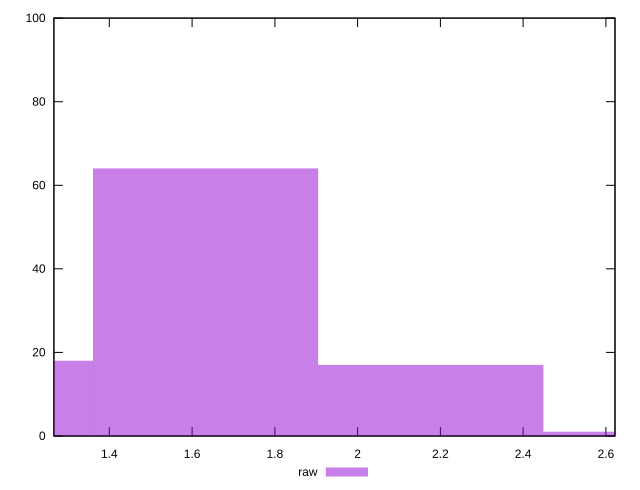

The gnuplot source for this figure:
reset
set terminal svg size 640, 490 enhanced background rgb 'white'
set output "report_00007_2020-12-11T15:55:29.892Z/server-response-time/samples/pages+cached+noexternal+nofonts/raw/histogram.svg"

$raw <<EOF
1.6324863019200753 64
1.0883242012800503 18
2.1766484025601005 17
2.7208105032001257 1
EOF

set key outside below
set boxwidth 0.5441621006400251
set yrange [0:100]
set style fill transparent solid 0.5 noborder

plot \
  $raw title "raw" with boxes, \


reset
